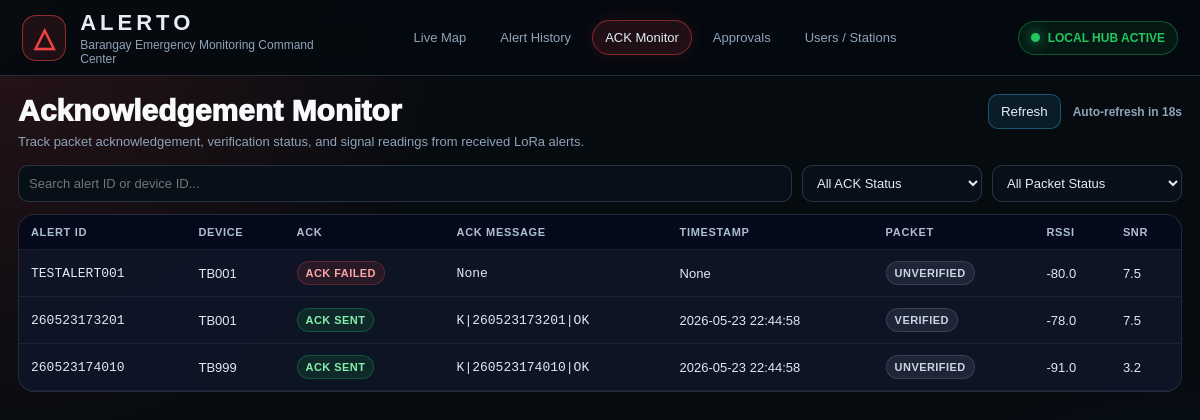
Screenshot of /acknowledgements with the database file from the repository.
### tables this page shows
CREATE TABLE alerts (
        id INTEGER PRIMARY KEY AUTOINCREMENT,
        alert_id TEXT UNIQUE,
        packet_type TEXT,
        raw_packet TEXT,
        device_id TEXT,
        user_id TEXT,
        zone TEXT,
        subzone TEXT,
        emergency_type TEXT,
        emergency_label TEXT,
        message TEXT,
        received_at TEXT,
        rssi REAL,
        snr REAL,
        verification_status TEXT DEFAULT 'Unverified',
        alert_status TEXT DEFAULT 'New',
        ack_message TEXT,
        ack_sent INTEGER DEFAULT 0,
        ack_sent_at TEXT,
        created_at TEXT
    , updated_at TEXT);

### app.py (the view)
@app.route("/acknowledgements")
def acknowledgements_page():
    alerts = get_alerts()
    return render_template("acknowledgements.html", alerts=alerts)

### database.py (called while the page is built)
def get_connection():
    conn = sqlite3.connect(
        DATABASE_PATH,
        timeout=10,
        check_same_thread=False
    )
    conn.row_factory = sqlite3.Row
    conn.execute("PRAGMA journal_mode=WAL;")
    conn.execute("PRAGMA busy_timeout=10000;")
    conn.execute("PRAGMA foreign_keys=ON;")
    return conn

def get_alerts(status=None):
    conn = get_connection()
    cur = conn.cursor()
    if status:
        cur.execute("""
            SELECT * FROM alerts
            WHERE alert_status = ?
            ORDER BY received_at DESC
        """, (status,))
    else:
        cur.execute("""
            SELECT * FROM alerts
            ORDER BY received_at DESC
        """)
    rows = cur.fetchall()
    conn.close()
    return rows

### templates/acknowledgements.html (shortened to what this page needs)
{% extends "base.html" %}
{% block content %}
<div class="ack-page compact-monitor-page">
    <div class="compact-page-header">
        <div>
            <h1>Acknowledgement Monitor</h1>
            <p>Track packet acknowledgement, verification status, and signal readings from received LoRa alerts.</p>
        </div>
        <div class="compact-header-actions">
            <button class="btn-small" onclick="window.location.reload()">Refresh</button>
            <span id="ack-refresh-label">Auto-refresh in 20s</span>
        </div>
    </div>
    <div class="compact-toolbar">
        <input
            type="text"
            id="ack-search"
            placeholder="Search alert ID or device ID..."
            oninput="filterAckRows()">
        <select id="ack-status-filter" onchange="filterAckRows()">
            <option value="all">All ACK Status</option>
        </select>
        <select id="packet-status-filter" onchange="filterAckRows()">
            <option value="all">All Packet Status</option>
        </select>
    </div>
    <section class="compact-table-card">
        <table class="compact-monitor-table">
            <thead>
                <tr>
                    <th>Alert ID</th>
                    <th>Device</th>
                    <th>ACK</th>
                    <th>ACK Message</th>
                    <th>Timestamp</th>
                    <th>Packet</th>
                    <th>RSSI</th>
                    <th>SNR</th>
                </tr>
            </thead>
            <tbody>
                {% for alert in alerts %}
                <tr
                    class="ack-row"
                    data-search="{{ (alert.alert_id or '')|lower }} {{ (alert.device_id or '')|lower }}"
                    data-ack="{{ 'sent' if alert.ack_sent else 'failed' }}"
                    data-packet="{{ (alert.verification_status or 'unverified')|lower }}"
                >
                    <td class="mono-cell">{{ alert.alert_id }}</td>
                    <td>{{ alert.device_id or "—" }}</td>
                    <td>
                        {% if alert.ack_sent %}
                            <span class="mini-pill good">ACK Sent</span>
                        {% else %}
                            <span class="mini-pill bad">ACK Failed</span>
                        {% endif %}
                    </td>
                    <td class="mono-cell">{{ alert.ack_message or "None" }}</td>
                    <td>{{ alert.ack_sent_at or "None" }}</td>
                    <td>
                        <span class="mini-pill neutral">
                            {{ alert.verification_status or "Unverified" }}
                        </span>
                    </td>
                    <td>{{ alert.rssi or "—" }}</td>
                    <td>{{ alert.snr or "—" }}</td>
                </tr>
                {% endfor %}
            </tbody>
        </table>
    </section>
</div>
{% endblock %}

### static/css/style.css (style rules this page uses)
* { box-sizing: border-box; }
:root { --bg-main: #060b10; --bg-panel: rgba(12, 20, 28, 0.94); --bg-panel-strong: #0d1620; --border-soft: rgba(148, 163, 184, 0.24); --border-alert: rgba(248, 113, 113, 0.45); --text-main: #e5edf5; --text-muted: #8fa3b8; --red: #ef4444; --orange: #f97316; --green: #22c55e; --blue: #38bdf8; --purple: #a855f7; --yellow: #facc15; }
body { margin: 0; font-family: Arial, sans-serif; background: radial-gradient(circle at top left, rgba(239, 68, 68, 0.15), transparent 32%), radial-gradient(circle at bottom right, rgba(56, 189, 248, 0.10), transparent 30%), var(--bg-main); color: var(--text-main); }
button { border: 1px solid rgba(56, 189, 248, 0.35); background: rgba(56, 189, 248, 0.10); color: var(--text-main); padding: 9px 12px; border-radius: 10px; cursor: pointer; }
table { width: 100%; border-collapse: collapse; background: var(--bg-panel); color: var(--text-main); border-radius: 14px; overflow: hidden; }
th, td { padding: 11px; border-bottom: 1px solid var(--border-soft); font-size: 13px; }
th { background: #101827; color: #cbd5e1; }
.dispatch-page, .ack-page { color: var(--text-main); }
.compact-monitor-page { color: var(--text-main); }
.compact-page-header { display: flex; justify-content: space-between; align-items: flex-start; gap: 18px; margin-bottom: 16px; }
.compact-page-header h1 { margin: 0; font-size: 30px; font-weight: 950; color: #f8fafc; }
.compact-page-header p { margin: 6px 0 0; color: var(--text-muted); font-size: 13px; }
.compact-header-actions { display: flex; align-items: center; gap: 12px; color: var(--text-muted); font-size: 12px; font-weight: 800; }
.compact-toolbar { display: grid; grid-template-columns: minmax(260px, 1fr) 180px 190px; gap: 10px; margin-bottom: 12px; }
.compact-toolbar input, .compact-toolbar select { background: #071019; color: var(--text-main); border: 1px solid var(--border-soft); border-radius: 10px; padding: 9px 10px; outline: none; font-size: 13px; }
.compact-table-card { background: rgba(15, 23, 42, 0.82); border: 1px solid rgba(148, 163, 184, 0.16); border-radius: 16px; overflow-x: auto; }
.compact-monitor-table { width: 100%; min-width: 1050px; border-collapse: collapse; background: transparent; }
.compact-monitor-table th { text-align: left; padding: 11px 12px; background: rgba(2, 6, 23, 0.72); color: #aebfd3; font-size: 11px; text-transform: uppercase; letter-spacing: 0.06em; border-bottom: 1px solid rgba(148, 163, 184, 0.16); }
.compact-monitor-table td { padding: 11px 12px; color: #e2e8f0; font-size: 13px; border-bottom: 1px solid rgba(148, 163, 184, 0.10); vertical-align: middle; }
.mono-cell { font-family: Consolas, Monaco, monospace; font-size: 12px; }
.mini-pill { display: inline-flex; align-items: center; padding: 5px 8px; border-radius: 999px; font-size: 11px; font-weight: 900; text-transform: uppercase; letter-spacing: 0.04em; }
.mini-pill.good { color: #86efac; background: rgba(34, 197, 94, 0.12); border: 1px solid rgba(34, 197, 94, 0.28); }
.mini-pill.bad { color: #fca5a5; background: rgba(239, 68, 68, 0.12); border: 1px solid rgba(239, 68, 68, 0.28); }
.mini-pill.neutral { color: #cbd5e1; background: rgba(148, 163, 184, 0.12); border: 1px solid rgba(148, 163, 184, 0.22); }

### rows the page displays
alerts: alert_id "TESTALERT001", device "TB001", ack_sent "ACK FAILED", ack_message "None", ack_sent_at "None", verification_status "UNVERIFIED", rssi "-80.0", snr "7.5"
alerts: alert_id "260523173201", device "TB001", ack_sent "ACK SENT", ack_message "K|260523173201|OK", ack_sent_at "2026-05-23 22:44:58", verification_status "VERIFIED", rssi "-78.0", snr "7.5"
alerts: alert_id "260523174010", device "TB999", ack_sent "ACK SENT", ack_message "K|260523174010|OK", ack_sent_at "2026-05-23 22:44:58", verification_status "UNVERIFIED", rssi "-91.0", snr "3.2"
